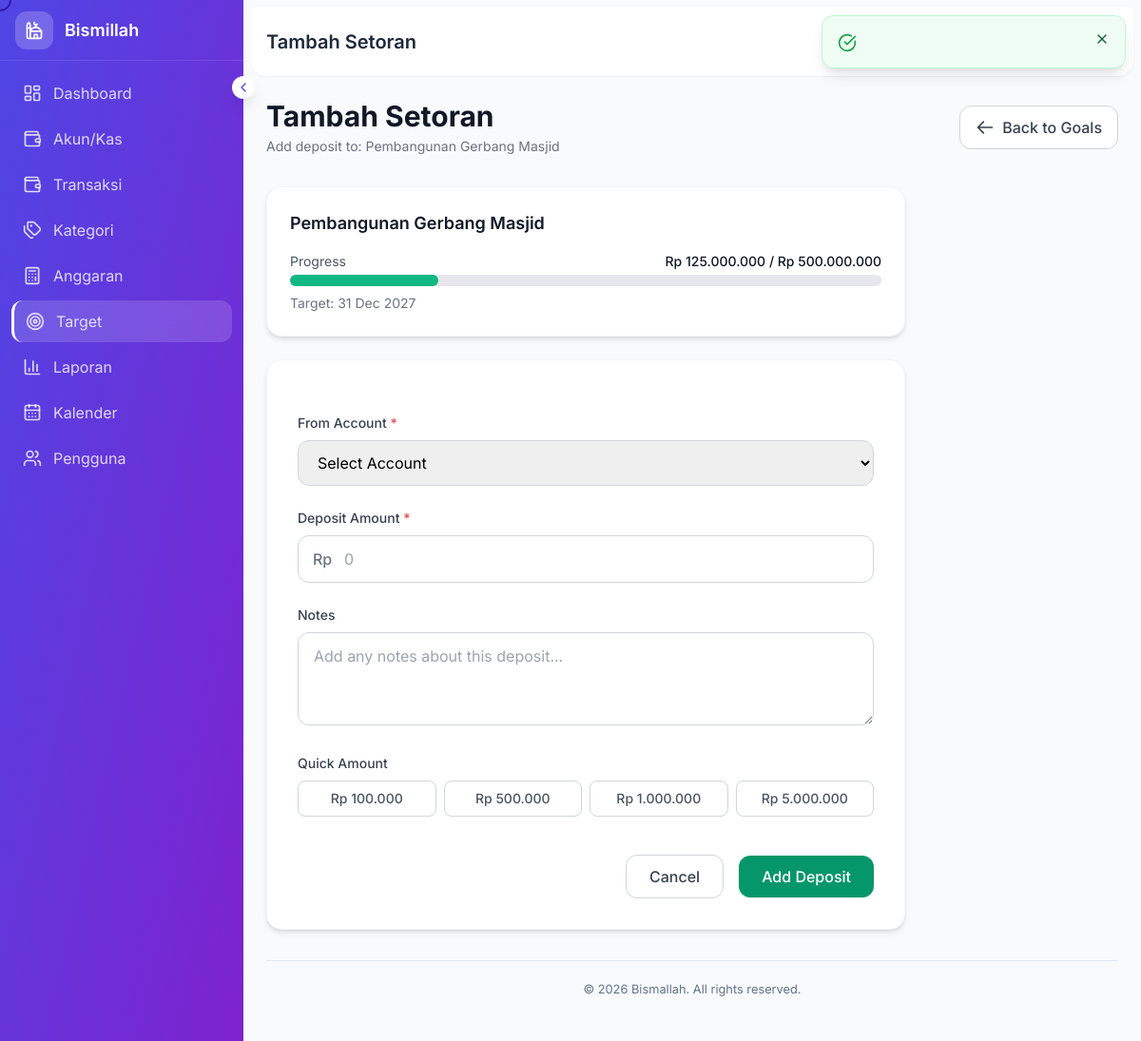
/goals/deposit/1 (signed in), run on the app's committed database.
### tables this page shows
CREATE TABLE IF NOT EXISTS goals (
    id INT AUTO_INCREMENT PRIMARY KEY,
    mosque_id INT NOT NULL,
    name VARCHAR(255) NOT NULL,
    target_amount DECIMAL(15,2) NOT NULL,
    current_amount DECIMAL(15,2) DEFAULT 0.00,
    description TEXT,
    target_date DATE,
    is_completed TINYINT(1) DEFAULT 0,
    completed_at TIMESTAMP NULL,
    created_by INT NOT NULL,
    created_at TIMESTAMP DEFAULT CURRENT_TIMESTAMP,
    updated_at TIMESTAMP DEFAULT CURRENT_TIMESTAMP ON UPDATE CURRENT_TIMESTAMP,
    FOREIGN KEY (mosque_id) REFERENCES mosques(id) ON DELETE CASCADE,
    FOREIGN KEY (created_by) REFERENCES users(id) ON DELETE RESTRICT,
    INDEX idx_mosque (mosque_id),
    INDEX idx_completed (is_completed)
);

### controllers/GoalController.php (called while the page is built, shortened)
<?php
class GoalController extends Controller {
    public function deposit($id = null) {
        $mosqueId = $this->getMosqueId();
        $goal = $this->db->first("SELECT * FROM goals WHERE id = ? AND mosque_id = ?", [$id, $mosqueId]);
        $goal['is_overdue'] = !$goal['is_completed'] && $goal['target_date'] && strtotime($goal['target_date']) < time();
        $pageTitle = trans('add_deposit');
        $this->view('goals/deposit', compact('pageTitle', 'goal', 'accounts'));
    }
}

### helpers/functions.php (called while the page is built, shortened)
<?php
function base_url($path = '') {
    $url = APP_URL;
    if (!empty($path)) {
        $url .= '/' . ltrim($path, '/');
    }
    return $url;
}
function getLang() {
    return $_SESSION['lang'] ?? DEFAULT_LANGUAGE;
}
function trans($key, $replace = []) {
    $lang = getLang();
    $translations = [];
    $langFile = BASE_PATH . '/lang/' . $lang . '.php';
    if (file_exists($langFile)) {
        $translations = require $langFile;
    }
    $message = $translations[$key] ?? $key;
    return $message;
}

### app/Core/Database.php (called while the page is built, shortened)
<?php
class Database {
    private static $instance = null;
    private $pdo;
    public static function getInstance() {
        if (self::$instance === null) {
            self::$instance = new self();
        }
        return self::$instance;
    }
    private function connect() {
        try {
            $dsn = "mysql:host=" . DB_HOST . ";dbname=" . DB_NAME . ";charset=" . DB_CHARSET;
            $options = [
                PDO::ATTR_ERRMODE => PDO::ERRMODE_EXCEPTION,
                PDO::ATTR_DEFAULT_FETCH_MODE => PDO::FETCH_ASSOC,
                PDO::ATTR_EMULATE_PREPARES => false,
            ];
            $this->pdo = new PDO($dsn, DB_USER, DB_PASS, $options);
        } catch (PDOException $e) {
            if (DEBUG) {
                die("Database Connection Error: " . $e->getMessage());
            } else {
                die("Database connection error. Please try again later.");
            }
        }
    }
    public function query($sql, $params = []) {
        try {
            $this->statement = $this->pdo->prepare($sql);
            $this->statement->execute($params);
            return $this->statement->fetchAll();
        } catch (PDOException $e) {
            throw new Exception("Database Query Error: " . $e->getMessage());
        }
    }
    public function first($sql, $params = []) {
        $results = $this->query($sql, $params);
        return $results ? $results[0] : null;
    }
}

### views/goals/deposit.php (the view, shortened to what this page needs)
<div class="mb-8">
    <div class="flex flex-col sm:flex-row sm:items-center sm:justify-between gap-4">
        <div>
            <h1 class="text-2xl sm:text-3xl font-bold text-gray-900"><?= $pageTitle ?></h1>
            <p class="mt-1 text-sm text-gray-500">Add deposit to: <?= htmlspecialchars($goal['name']) ?></p>
        </div>
        <a href="<?= base_url('goals') ?>" class="inline-flex items-center px-4 py-2.5 bg-white border border-gray-300 text-gray-700 font-medium rounded-xl hover:bg-gray-50 transition-colors">
            <svg class="w-5 h-5 mr-2" fill="none" stroke="currentColor" viewBox="0 0 24 24">
                <path stroke-linecap="round" stroke-linejoin="round" stroke-width="2" d="M10 19l-7-7m0 0l7-7m-7 7h18"/>
            </svg>
            Back to Goals
        </a>
    </div>
</div>
<div class="bg-white rounded-2xl shadow-md border border-gray-100 p-6 mb-6 max-w-2xl">
    <div class="flex items-center justify-between mb-4">
        <h3 class="text-lg font-semibold text-gray-900"><?= htmlspecialchars($goal['name']) ?></h3>
    </div>
    <div class="mb-2">
        <div class="flex justify-between text-sm mb-1">
            <span class="text-gray-600">Progress</span>
            <span class="font-medium text-gray-900">Rp <?= number_format($goal['current_amount'], 0, ',', '.') ?> / Rp <?= number_format($goal['target_amount'], 0, ',', '.') ?></span>
        </div>
        <div class="w-full bg-gray-200 rounded-full h-3">
            <div class="bg-emerald-500 h-3 rounded-full transition-all duration-500" style="width: <?= min(100, ($goal['current_amount'] / $goal['target_amount']) * 100) ?>%"></div>
        </div>
    </div>
    <?php if ($goal['target_date']): ?>
        <p class="text-sm text-gray-500 mt-2">Target: <?= date('d M Y', strtotime($goal['target_date'])) ?></p>
    <?php endif; ?>
</div>
<div class="max-w-2xl">
    <div class="bg-white rounded-2xl shadow-md border border-gray-100 p-8">
        <form action="<?= base_url('goals/storeDeposit') ?>" method="POST" class="space-y-6">
            <div>
                <label for="account_id" class="block text-sm font-medium text-gray-700 mb-2">From Account <span class="text-red-500">*</span></label>
                <select name="account_id" id="account_id" class="w-full px-4 py-3 border border-gray-300 rounded-xl focus:ring-2 focus:ring-emerald-500 focus:border-emerald-500 transition-colors duration-200" required>
                    <option value="">Select Account</option>
                </select>
            </div>
            <div>
                <label for="amount" class="block text-sm font-medium text-gray-700 mb-2">Deposit Amount <span class="text-red-500">*</span></label>
                <div class="relative">
                    <span class="absolute left-4 top-1/2 -translate-y-1/2 text-gray-500 font-medium">Rp</span>
                    <input type="text" name="amount" id="amount" class="w-full pl-12 pr-4 py-3 border border-gray-300 rounded-xl focus:ring-2 focus:ring-emerald-500 focus:border-emerald-500 transition-colors duration-200" placeholder="0" required>
                </div>
            </div>
            <div>
                <label for="notes" class="block text-sm font-medium text-gray-700 mb-2">Notes</label>
                <textarea name="notes" id="notes" rows="3" class="w-full px-4 py-3 border border-gray-300 rounded-xl focus:ring-2 focus:ring-emerald-500 focus:border-emerald-500 transition-colors duration-200" placeholder="Add any notes about this deposit..."></textarea>
            </div>
            <div>
                <label class="block text-sm font-medium text-gray-700 mb-2">Quick Amount</label>
                <div class="grid grid-cols-4 gap-2">
                    <?php
                    $quickAmounts = [100000, 500000, 1000000, 5000000];
                    foreach ($quickAmounts as $qa):
                    ?>
                        <button type="button" class="px-3 py-2 border border-gray-300 rounded-lg text-sm font-medium text-gray-600 hover:border-emerald-500 hover:text-emerald-600 transition-colors duration-200" onclick="setAmount(<?= $qa ?>)">
                            Rp <?= number_format($qa, 0, ',', '.') ?>
                        </button>
                    <?php endforeach; ?>
                </div>
            </div>
            <div class="flex items-center justify-end space-x-4 pt-4">
                <a href="<?= base_url('goals') ?>" class="px-6 py-2.5 border border-gray-300 text-gray-700 font-medium rounded-xl hover:bg-gray-50 transition-colors duration-200">
                    Cancel
                </a>
                <button type="submit" class="px-6 py-2.5 bg-emerald-600 hover:bg-emerald-700 text-white font-medium rounded-xl shadow-sm hover:shadow transition-all duration-200">
                    Add Deposit
                </button>
            </div>
        </form>
    </div>
</div>

### views/layouts/header.php (style rules this page uses)
* { font-family: 'Inter', sans-serif; }
html { scroll-behavior: smooth; }
body { background-color: #f8fafc; }
a[href], button, [role="button"], input, select, textarea, [onclick], .cursor-pointer { cursor: none !important; }

### data on the page
goals: name "Pembangunan Gerbang Masjid", current_amount "125.000.000", target_amount "500.000.000", target_date "31 Dec 2027"

### other printed values
trans('dashboard') "Dashboard"
trans('accounts') "Akun/Kas"
trans('transactions') "Transaksi"
trans('categories') "Kategori"
trans('budgets') "Anggaran"
trans('goals') "Target"
trans('reports') "Laporan"
trans('calendar') "Kalender"
trans('users') "Pengguna"
$pageTitle "Tambah Setoran"
$qa "100.000"
$qa "500.000"
$qa "1.000.000"
$qa "5.000.000"
APP_NAME "Bismallah"
